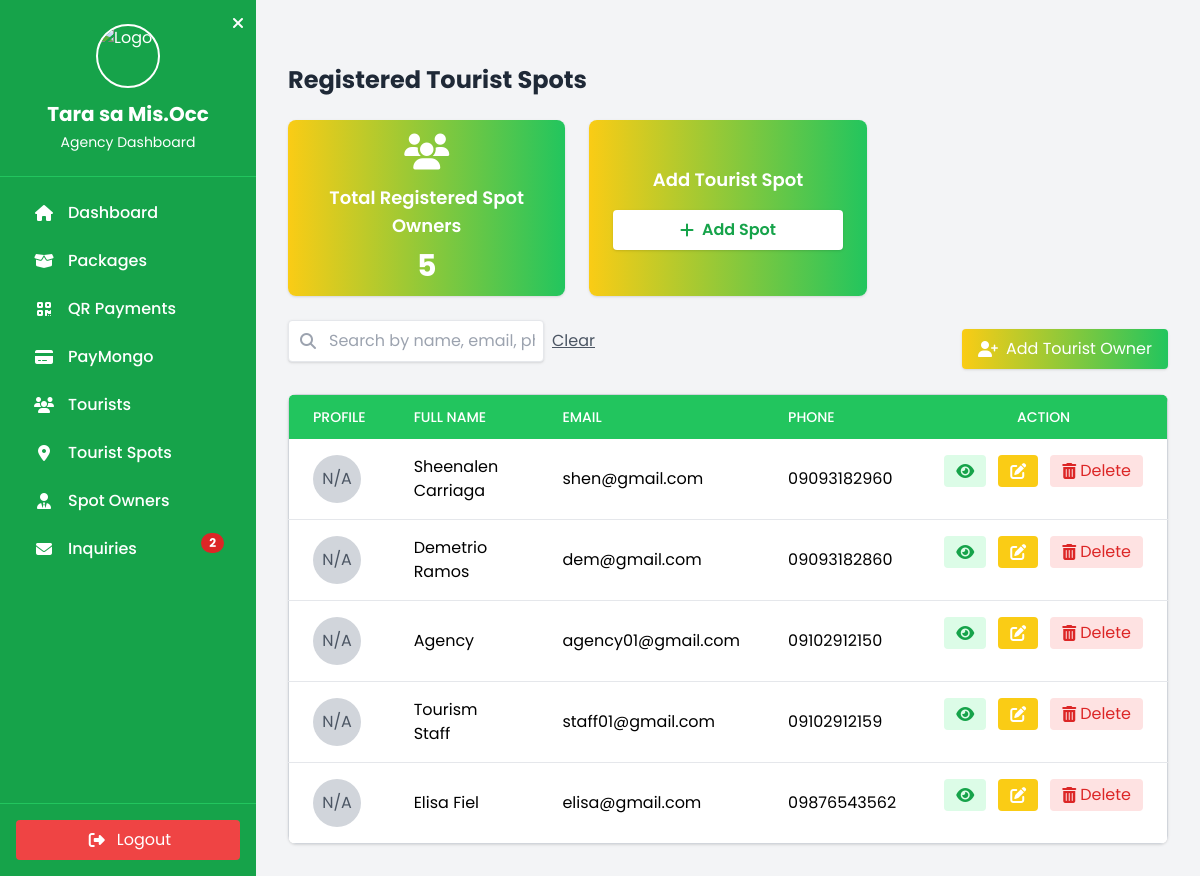
Page /admin/agency_registered_tourist_spots.php (signed in) on the committed database.
### tables this page shows
CREATE TABLE `spot_owners` (
  `id` int(10) UNSIGNED NOT NULL,
  `name_of_tourist_spot` varchar(255) NOT NULL,
  `fullname` varchar(100) NOT NULL,
  `email` varchar(100) NOT NULL,
  `password` varchar(255) NOT NULL,
  `profile_image` varchar(255) DEFAULT NULL,
  `phone_number` varchar(20) DEFAULT NULL,
  `created_at` datetime DEFAULT current_timestamp()
);

### admin/agency_registered_tourist_spots.php (the view, shortened to what this page needs)
  <?php
  include '../config/db_connect.php';
  $whereClause = '';
  $params = [];
  $types = '';
  $total_owners = 0;
  $res_total = $conn->query("SELECT COUNT(*) AS total FROM spot_owners");
  if ($res_total) { $total_owners = $res_total->fetch_assoc()['total']; }
  $sql = "SELECT so.* FROM spot_owners so $whereClause ORDER BY so.created_at DESC";
  if (!empty($params)) {
      $stmt = $conn->prepare($sql);
      $stmt->bind_param($types, ...$params);
      $stmt->execute();
      $res = $stmt->get_result();
  } else {
      $res = $conn->query($sql);
  }
  ?>
<!DOCTYPE html>
<html lang="en">
<head>
<script src="https://cdn.tailwindcss.com"></script>
<link rel="stylesheet" href="https://cdnjs.cloudflare.com/ajax/libs/font-awesome/6.4.2/css/all.min.css"/>
<link rel="stylesheet" href="css/style.css">
</head>
<body class="bg-gray-100 font-[Poppins]">
<?php include 'sidebar.php'; ?>
    <div id="mainContent" class="flex-1">
    <main class="max-w-5xl mx-auto mt-8">
    <div class="flex items-center justify-between mb-6">
      <h1 class="text-2xl font-bold text-gray-800 flex items-center space-x-3">
        <span>Registered Tourist Spots</span>
      </h1>
    </div>
<div class="grid grid-cols-1 sm:grid-cols-2 lg:grid-cols-3 gap-6 mb-6">
  <div class="bg-gradient-to-r from-yellow-400 to-green-500 shadow rounded-lg p-3 text-center text-white flex flex-col items-center">
    <i class="fas fa-users text-4xl mb-3"></i>
    <h2 class="text-lg font-semibold">Total Registered Spot Owners</h2>
    <p class="text-3xl font-bold mt-2"><?= $total_owners ?></p>
  </div>
  <div class="bg-gradient-to-r from-yellow-400 to-green-500 shadow rounded-lg p-6 text-center flex flex-col justify-center text-white">
    <h2 class="text-lg font-semibold mb-4">Add Tourist Spot</h2>
    <a href="agency_add_tourist_spots.php"
      class="bg-white text-green-600 font-semibold px-4 py-2 rounded shadow hover:bg-gray-100 flex items-center justify-center gap-2 transition">
      <i class="fas fa-plus"></i> Add Spot
    </a>
  </div>
</div>
<div class="flex justify-between items-center mb-4 flex-wrap gap-2">
  <div class="flex items-center gap-2 mb-4">
  <div class="relative"><span class="absolute inset-y-0 left-0 flex items-center pl-3 text-gray-400"><i class="fas fa-search"></i></span>
    <input type="text" id="liveSearch" placeholder="Search by name, email, phone"
    class="p-2 pl-10 border rounded shadow w-64 focus:ring focus:ring-green-400 focus:outline-none">
  </div>
  <a href="agency_registered_tourist_spots.php" class="text-gray-600 underline hover:text-gray-800">Clear
  </a>
</div>
  <button onclick="openAddModal()"
    class="bg-gradient-to-r from-yellow-400 to-green-500 text-white px-4 py-2 rounded shadow hover:from-yellow-500 hover:to-green-600 flex items-center gap-2 transition">
    <i class="fas fa-user-plus"></i> Add Tourist Owner
  </button>
</div>
<div class="overflow-x-auto bg-white shadow rounded-lg">
  <table id="touristTable" class="w-full border-collapse border border-gray-300">
    <thead class="bg-green-500 text-white">
      <tr>
        <th class="px-6 py-3 text-left text-sm font-medium uppercase">Profile</th>
        <th class="px-6 py-3 text-left text-sm font-medium uppercase">Full Name</th>
        <th class="px-6 py-3 text-left text-sm font-medium uppercase">Email</th>
        <th class="px-6 py-3 text-left text-sm font-medium uppercase">Phone</th>
        <th class="px-6 py-3 text-center text-sm font-medium uppercase">Action</th>
      </tr>
    </thead>
    <tbody class="divide-y divide-gray-200">
    <?php if ($res && $res->num_rows > 0): ?>
        <?php while ($row = $res->fetch_assoc()): ?>
      <tr class="hover:bg-gray-50">
        <td class="px-6 py-4 whitespace-nowrap">
          <?php
          $webPath = '../uploads/' . $row['profile_image'];
          if (!empty($row['profile_image']) && file_exists($webPath)): ?>
            <img src="<?= htmlspecialchars($webPath) ?>" alt="Profile" class="w-12 h-12 rounded-full object-cover">
          <?php else: ?>
            <div class="w-12 h-12 bg-gray-300 rounded-full flex items-center justify-center text-gray-600">N/A</div>
          <?php endif; ?>
        </td>
        <td class="px-6 py-4"><?= htmlspecialchars($row['fullname']) ?></td>
        <td class="px-6 py-4"><?= htmlspecialchars($row['email']) ?></td>
        <td class="px-6 py-4"><?= htmlspecialchars($row['phone_number']) ?></td>
        <td class="px-6 py-4 flex justify-center gap-3">
          <button onclick="viewSpots(<?= $row['id'] ?>)" class="px-3 py-1 rounded bg-green-100 text-green-600 hover:bg-green-200 flex items-center gap-1" title="View Spots">
            <i class="fas fa-eye"></i>
          </button>
          <button class="px-3 py-1 rounded bg-yellow-400 text-white flex items-center gap-1 editBtn"
              title="Edit"
              data-id="<?= $row['id'] ?>"
              data-fullname="<?= htmlspecialchars($row['fullname'], ENT_QUOTES) ?>"
              data-email="<?= htmlspecialchars($row['email'], ENT_QUOTES) ?>"
              data-phone="<?= htmlspecialchars($row['phone_number'], ENT_QUOTES) ?>"
              data-profile="<?= !empty($row['profile_image']) ? htmlspecialchars($row['profile_image'], ENT_QUOTES) : '' ?>">
            <i class="fas fa-edit"></i>
          </button>
          <button
          class="px-3 py-1 rounded bg-red-100 text-red-600 hover:bg-red-200 flex items-center gap-1 delete-btn"
          data-href="agency_registered_tourist_spots.php?delete_id=<?= $row['id'] ?>"
          title="Delete">
          <i class="fas fa-trash-alt"></i> Delete
          </button>
        </td>
      </tr>
      <?php endwhile; ?>
    <?php else: ?>
      <tr>
        <td colspan="5" class="px-6 py-4 text-center text-gray-500">No spot owners found.</td>
      </tr>
    <?php endif; ?>
    </tbody>
  </table>
</div>
</main>
</div>
</body>
</html>

### admin/css/style.css (style rules this page uses)
body { font-family: "Poppins"; min-height: 100vh; background-color: #f3f4f6; }
#mainContent { margin-left: 16rem; padding: 2rem; }

### rows in the picture
spot_owners: shows "N/A", fullname "Sheenalen Carriaga", email "shen@gmail.com", phone_number "09093182960"
spot_owners: shows "N/A", fullname "Demetrio Ramos", email "dem@gmail.com", phone_number "09093182860"
spot_owners: shows "N/A", fullname "Agency", email "agency01@gmail.com", phone_number "09102912150"
spot_owners: shows "N/A", fullname "Tourism Staff", email "staff01@gmail.com", phone_number "09102912159"
spot_owners: shows "N/A", fullname "Elisa Fiel", email "elisa@gmail.com", phone_number "09876543562"

### other values in the picture
$unread_msg_count "2"
$total_owners "5"
